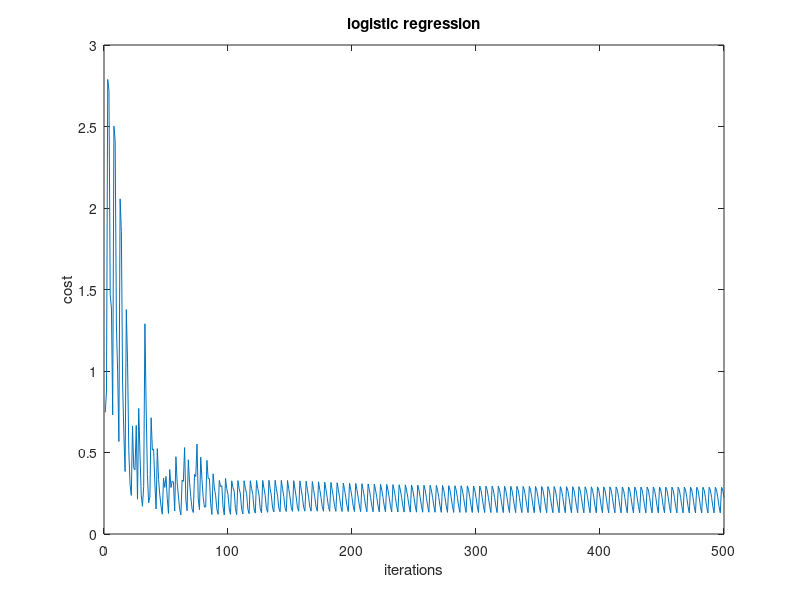
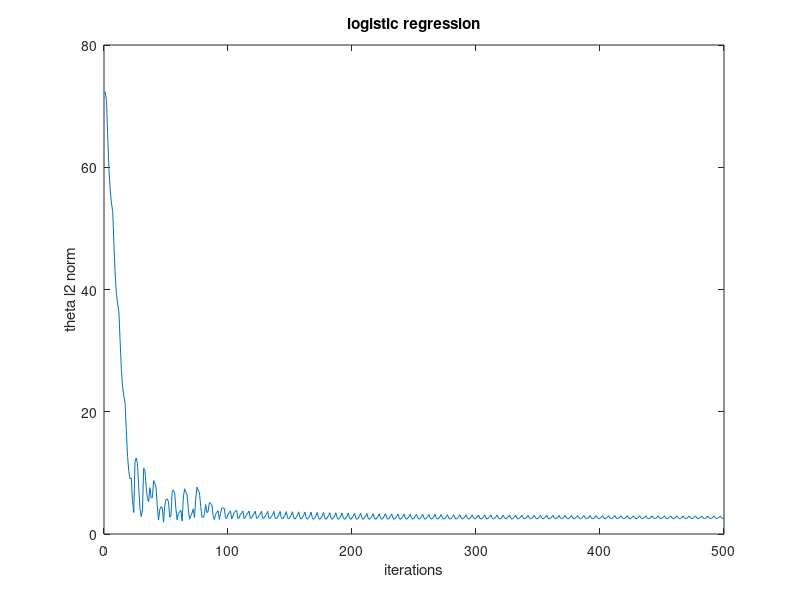
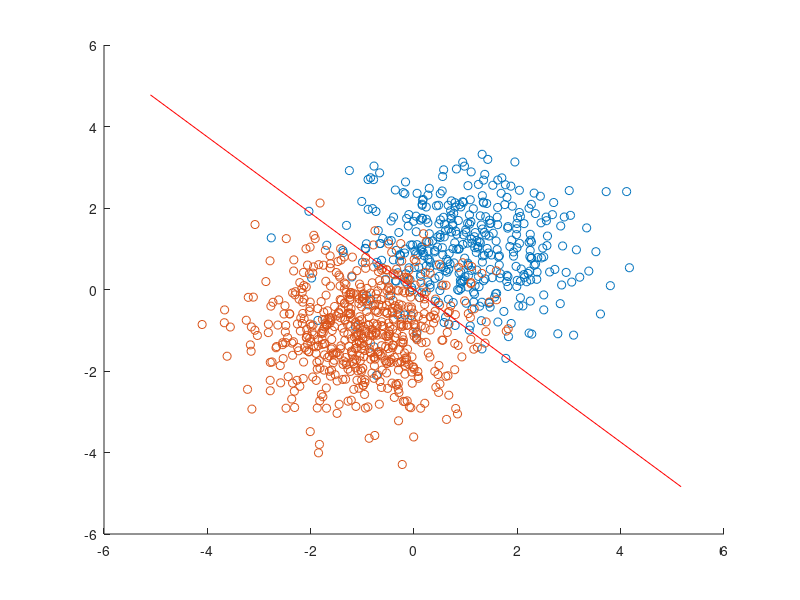

The MATLAB script that drew these images, in order:
function [theta] = sgd_lr()
%% SGD for logistic regreesion
% min NLL(w) = min -sum_{i=1}^{n} [y_i log mu_i + (1-y_i) log(1-mu_i)]
% where mu_i = sigm(w'x_i)

clear all; close all; rng('default');

%% synthetic data
n=1e3;

%mu1 = [2,2]; mu2 = [-2,-2];
mu1 = [1,1]; mu2 = [-1,-1];
pik = [0.4, 0.6];

X = zeros(n,2); y = zeros(n,1);
for i=1:n
    u = rand; 
    idx = find(u<cumsum(pik),1,'first');
    if (idx == 1)
        X(i,:) = randn(1,2) + mu1;
        y(i) = 1;
    else
        X(i,:) = randn(1,2) + mu2;
        y(i) = -1;
    end         
end

%figure;
%scatter(X(:,1),X(:,2));

%% SGD for logistic regression

num_iter = 1e2;
theta = randn(size(X,2),1);
lambda = 1e-9; %regularization

tau0 = 10;
kappa = 1; %(0.5,1] 
eta = zeros(num_iter,1); 
for i=1:num_iter
    eta(i) = (tau0 + i)^(-kappa);
end
%figure; plot(eta)
%xlabel('iterations'); ylabel('learning rate \eta_k');
% Leon Bottou, @(t) 1/(lambda*(t+t0)));
% Nic Schraudolph, @(t) eta0*t0/(t+t0));

batchsize = 200;
[batchdata, batchlabels] = make_batches(X, y, batchsize);
num_batches = numel(batchlabels);

num_updates = 0;
J_rec = zeros(num_iter * num_batches,1);
t_rec = zeros(num_iter * num_batches,1);

for iter = 1:num_iter   
    
    for b = 1:num_batches
       Xb = batchdata{b}; yb = batchlabels{b};
       [J_cost, J_grad] = lr_objective(theta, Xb, yb, lambda);
       theta = theta - eta(iter) * (num_batches * J_grad);
       
       num_updates = num_updates + 1;
       J_rec(num_updates) = J_cost;
       t_rec(num_updates) = norm(theta,2);       
    end

    fprintf('iteration %d, cost: %.2f\n',iter,J_cost);
end

y_pred = 2*(sigmoid(X*theta) >= 0.5)-1;
y_err = length(find(y_pred-y))/n;
fprintf('classification error: %.4f\n', y_err);

%% generate plots

figure;
plot(J_rec); title('logistic regression');
xlabel('iterations'); ylabel('cost');

figure;
plot(t_rec); title('logistic regression');
xlabel('iterations'); ylabel('theta l2 norm');

figure;
scatter(X(find(y==1),1),X(find(y==1),2), 'ro'); hold on;
scatter(X(find(y==-1),1),X(find(y==-1),2), 'bo'); hold on;

x1 = linspace(min(X(:,1))-1,max(X(:,1))+1,10);
plot(x1, -(theta(1)/theta(2))*x1, '-r');


end

%% lr objective with l2 penalty
function [cost, grad, H] = lr_objective(theta, X, y, lambda)

n = length(y);
y01 = (y+1)/2;

%compute the objective
mu = sigmoid(X*theta);

mu = max(mu,eps);    %bound away from 0
mu = min(mu,1-eps);  %bound away from 1

cost = -(1/n)*sum(y01.*log(mu)+(1-y01).*log(1-mu)) + sum(lambda.*(theta.^2));

%compute gradient of the lr objective
grad = X'*(mu-y01) + 2*lambda.*theta;

%compute hessian of the lr objective
H = X'*diag(mu.*(1-mu))*X + 2*lambda*eye(length(theta));

end

%% sigmoid function
function [s] = sigmoid(a)
s = 1./(1+exp(-a));
end

%% mini-batch function
function [batchdata, batchlabels] = make_batches(X, y, batchsize)
  n = size(X,1);
  num_batches = ceil(n/batchsize);
  groups = repmat(1:num_batches,1,batchsize);
  groups = groups(1:n);
  batchdata = cell(1, num_batches);
  batchlabels = cell(1, num_batches);
  for i=1:num_batches
    batchdata{i} = X(groups == i,:);
    batchlabels{i} = y(groups == i,:);
  end
end

%% notes
